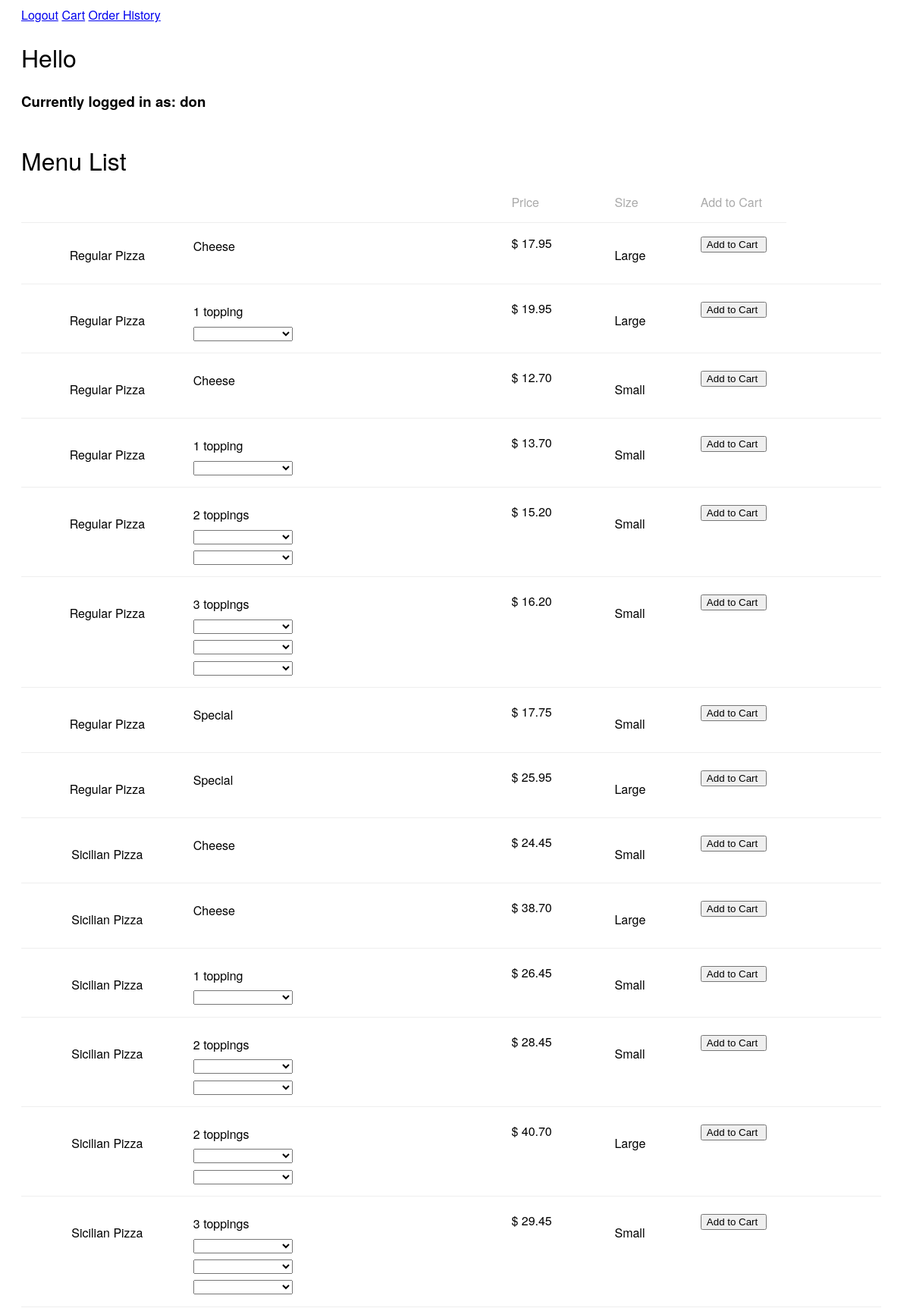
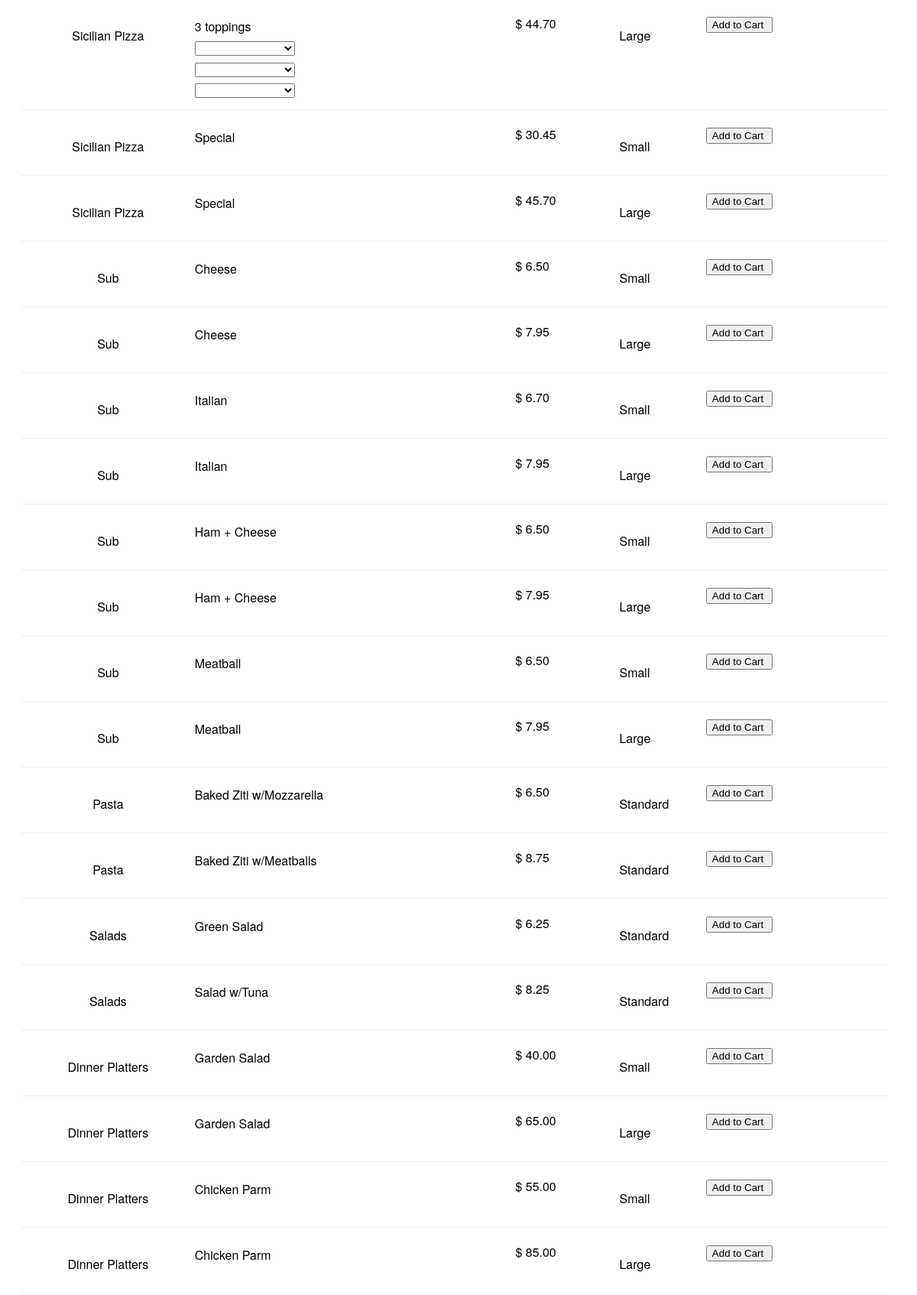
The app's page / (signed in, upper part) with its own data (2 pictures, top to bottom).
### orders/models.py (models this page shows, shortened)
class Menu(models.Model):
   category = models.CharField(max_length=64)
   main = models.CharField(max_length=64)
   size = models.CharField(max_length=64, null=True)
   price = models.DecimalField(max_digits=10, decimal_places=2)

### orders/views.py (the view)
# urls.py: path("", views.index, name="index"),
def index(request):
   if not request.user.is_authenticated:
        return render(request, "orders/login.html", {"message": None})
   context = {
      "Pizza": Menu.objects.all(),
      "Topping": Toppings.objects.all(),
      "user_cart": Cart.objects.filter(user=request.user)
   }
   return render(request, "orders/index.html", context)

### orders/templates/orders/index.html (shortened to what this page needs)
{% load static %}
<!DOCTYPE html>
<html lang="en" >
<head>
  <link rel="stylesheet" href="https://cdnjs.cloudflare.com/ajax/libs/normalize/5.0.0/normalize.min.css">
<link rel="stylesheet" href="{% static 'css/checkout.css' %}">
</head>
<body>
<div>
<nav>
    <a href="{% url 'logout' %}">Logout</a>
    <a href="{% url 'checkout' %}">Cart</a>
    <a href="{% url 'history' %}">Order History</a>
</nav>
</div>
<h1>Hello {{ user.full_name }}</h1>
<h3>Currently logged in as: {{ user.username }}</h3>
<br>
<br>
<div class="shopping-cart">
<h1>Menu List</h1>
  <div class="column-labels">
    <label class="product-image">Category</label>
    <label class="product-details">Description</label>
    <label class="product-price">Price</label>
    <label class="product-quantity">Size</label>
    <label class="product-quantity">Add to Cart</label>
  </div>
    {% for Menu in Pizza %}
    {% if '1 topping' == Menu.main %}
<form action="{% url 'cart' %}" method="POST" enctype="multipart/form-data">
  <div class="product">
      <div class="product-image">
     <p> <input type="hidden" name="category-cart" value="{{ Menu.category }}" /> {{ Menu.category }} </p>
     </div>
    <div class="product-details">
      <p class="product-description" data-detail='detail'> <input type="hidden" name="main-cart" value="{{ Menu.main}}" /> {{ Menu.main }} </p>
      <p class="product-description" data-detail='detail'> <select name="topping-cart" class="toppings"><option value=""></option>{% for Toppings in Topping %}<option value="{{Toppings.types}}">{{Toppings.types}}</option>{% endfor %}</select> </p>
    </div>
    <div class="product-price price"><input type="hidden" name="price-cart" value="{{ Menu.price }}" /> {{ Menu.price }}</div>
    <div class="product-quantity">
      <p class="product-description"> <input type="hidden" name="size-cart" value="{{ Menu.size }}" /> {{ Menu.size }}  </p>
    </div>
    <div class="product-description"><input type="submit" value="Add to Cart "></input></div>
  </div>
  </form>
  {% elif '2 toppings' == Menu.main %}
<form action="{% url 'cart_2' %}" method="POST" enctype="multipart/form-data">
  <div class="product">
      <div class="product-image">
     <p> <input type="hidden" name="category-cart" value="{{ Menu.category }}" /> {{ Menu.category }} </p>
     </div>
    <div class="product-details">
      <p class="product-description" data-detail='detail'> <input type="hidden" name="main-cart" value="{{ Menu.main}}" /> {{ Menu.main }} </p>
      <p class="product-description" data-detail='detail'> <select name="topping-cart" class="toppings"><option value=""></option>{% for Toppings in Topping %}<option value="{{Toppings.types}}">{{Toppings.types}}</option>{% endfor %}</select> </p>
      <p class="product-description" data-detail='detail'><select name="topping-cart1" class="toppings"><option value=""></option>{% for Toppings in Topping %}<option value="{{Toppings.types}}">{{Toppings.types}}</option>{% endfor %}</select></p>
    </div>
    <div class="product-price price"><input type="hidden" name="price-cart" value="{{ Menu.price }}" /> {{ Menu.price }}</div>
    <div class="product-quantity">
      <p class="product-description"> <input type="hidden" name="size-cart" value="{{ Menu.size }}" /> {{ Menu.size }}  </p>
    </div>
    <div class="product-description"><input type="submit" value="Add to Cart "></input></div>
  </div>
  </form>
{% elif '3 toppings' == Menu.main %}
<form action="{% url 'cart_3' %}" method="POST" enctype="multipart/form-data">
  <div class="product">
      <div class="product-image">
     <p> <input type="hidden" name="category-cart" value="{{ Menu.category }}" /> {{ Menu.category }} </p>
     </div>
    <div class="product-details">
      <p class="product-description" data-detail='detail'> <input type="hidden" name="main-cart" value="{{ Menu.main}}" /> {{ Menu.main }} </p>
      <p class="product-description" data-detail='detail'> <select name="topping-cart" class="toppings"><option value=""></option>{% for Toppings in Topping %}<option value="{{Toppings.types}}">{{Toppings.types}}</option>{% endfor %}</select> </p>
      <p class="product-description" data-detail='detail'><select name="topping-cart1" class="toppings"><option value=""></option>{% for Toppings in Topping %}<option value="{{Toppings.types}}">{{Toppings.types}}</option>{% endfor %}</select></p>
      <p class="product-description" data-detail='detail'><select name="topping-cart2" id="topping2"><option value=""></option>{% for Toppings in Topping %}<option value="{{Toppings.types}}">{{Toppings.types}}</option>{% endfor %}</select> </p>
    </div>
    <div class="product-price price"><input type="hidden" name="price-cart" value="{{ Menu.price }}" /> {{ Menu.price }}</div>
    <div class="product-quantity">
      <p class="product-description"> <input type="hidden" name="size-cart" value="{{ Menu.size }}" /> {{ Menu.size }}  </p>
    </div>
    <div class="product-description"><input type="submit" value="Add to Cart "></input></div>
  </div>
  </form>
  {% else %}
  <form action="{% url 'cart' %}" method="POST" enctype="multipart/form-data">
  <div class="product">
      <div class="product-image">
     <p> <input type="hidden" name="category-cart" value="{{ Menu.category }}" /> {{ Menu.category }} </p>
     </div>
    <div class="product-details">
      <p class="product-description" data-detail='detail'> <input type="hidden" name="main-cart" value="{{ Menu.main}}" /> {{ Menu.main }} </p>
    </div>
    <div class="product-price price"><input type="hidden" name="price-cart" value="{{ Menu.price }}" /> {{ Menu.price }}</div>
    <div class="product-quantity">
      <p class="product-description"> <input type="hidden" name="size-cart" value="{{ Menu.size }}" /> {{ Menu.size }}  </p>
    </div>
    <div class="product-description"><input type="submit" value="Add to Cart "></input></div>
  </div>
  </form>
  {% endif %}
  {% endfor %}
</div>
</body>
</html>

### orders/static/css/checkout.css (style rules this page uses)
.product-image { float: left; width: 20%; }
.product-details { float: left; width: 37%; }
.product-price { float: left; width: 12%; }
.product-quantity { float: left; width: 10%; }
.group:before, .shopping-cart:before, .column-labels:before, .product:before, .totals-item:before, .group:after, .shopping-cart:after, .column-labels:after, .product:after, .totals-item:after { content: ''; display: table; }
.group:after, .shopping-cart:after, .column-labels:after, .product:after, .totals-item:after { clear: both; }
.group, .shopping-cart, .column-labels, .product, .totals-item { zoom: 1; }
.product .product-price:before, .product .product-line-price:before, .totals-value:before { content: '$'; }
body { padding: 0px 30px 30px 20px; font-family: "HelveticaNeue-Light", "Helvetica Neue Light", "Helvetica Neue", Helvetica, Arial, sans-serif; font-weight: 100; }
h1 { font-weight: 100; }
label { color: #aaa; }
.shopping-cart { margin-top: -45px; }
.column-labels label { padding-bottom: 15px; margin-bottom: 15px; border-bottom: 1px solid #eee; }
.column-labels .product-image, .column-labels .product-details, .column-labels .product-removal { text-indent: -9999px; }
.product { margin-bottom: 20px; padding-bottom: 10px; border-bottom: 1px solid #eee; }
.product .product-image { text-align: center; }
.product .product-details .product-description { margin: 5px 20px 5px 0; line-height: 1.4em; }

### records on screen
Menu: category "Regular Pizza", main "Cheese", price "17.95", size "Large"
Menu: category "Regular Pizza", main "1 topping", price "19.95", size "Large"
Menu: category "Regular Pizza", main "Cheese", price "12.70", size "Small"
Menu: category "Regular Pizza", main "1 topping", price "13.70", size "Small"
Menu: category "Regular Pizza", main "2 toppings", price "15.20", size "Small"
Menu: category "Regular Pizza", main "3 toppings", price "16.20", size "Small"
Menu: category "Regular Pizza", main "Special", price "17.75", size "Small"
Menu: category "Regular Pizza", main "Special", price "25.95", size "Large"
Menu: category "Sicilian Pizza", main "Cheese", price "24.45", size "Small"
Menu: category "Sicilian Pizza", main "Cheese", price "38.70", size "Large"
Menu: category "Sicilian Pizza", main "1 topping", price "26.45", size "Small"
Menu: category "Sicilian Pizza", main "2 toppings", price "28.45", size "Small"
Menu: category "Sicilian Pizza", main "2 toppings", price "40.70", size "Large"
Menu: category "Sicilian Pizza", main "3 toppings", price "29.45", size "Small"
Menu: category "Sicilian Pizza", main "3 toppings", price "44.70", size "Large"
Menu: category "Sicilian Pizza", main "Special", price "30.45", size "Small"
Menu: category "Sicilian Pizza", main "Special", price "45.70", size "Large"
Menu: category "Sub", main "Cheese", price "6.50", size "Small"
Menu: category "Sub", main "Cheese", price "7.95", size "Large"
Menu: category "Sub", main "Italian", price "6.70", size "Small"
Menu: category "Sub", main "Italian", price "7.95", size "Large"
Menu: category "Sub", main "Ham + Cheese", price "6.50", size "Small"
Menu: category "Sub", main "Ham + Cheese", price "7.95", size "Large"
Menu: category "Sub", main "Meatball", price "6.50", size "Small"
Menu: category "Sub", main "Meatball", price "7.95", size "Large"
Menu: category "Pasta", main "Baked Ziti w/Mozzarella", price "6.50", size "Standard"
Menu: category "Pasta", main "Baked Ziti w/Meatballs", price "8.75", size "Standard"
Menu: category "Salads", main "Green Salad", price "6.25", size "Standard"
Menu: category "Salads", main "Salad w/Tuna", price "8.25", size "Standard"
Menu: category "Dinner Platters", main "Garden Salad", price "40.00", size "Small"
Menu: category "Dinner Platters", main "Garden Salad", price "65.00", size "Large"
Menu: category "Dinner Platters", main "Chicken Parm", price "55.00", size "Small"
Menu: category "Dinner Platters", main "Chicken Parm", price "85.00", size "Large"

### other values on screen
{{ user.username }} "don"
